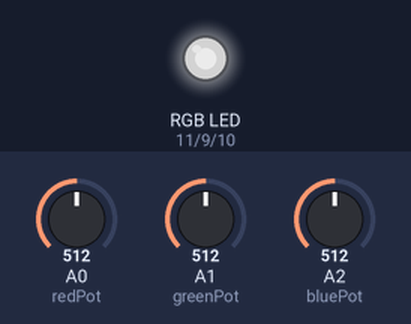
The sketch below on a simulated Arduino Uno, built with avr-gcc and run on an emulated ATmega328P. On the bench: an RGB LED mixed from three pins (HIGH = lit). Inputs (shaded band) come from the test bench; at power-on: A0 (redPot) = 512, A1 (greenPot) = 512, A2 (bluePot) = 512. Dim RGB values are drawn brighter than linear.

Above: at 1.2 s.
1.3 s: A0 (redPot) set to 716
At 1.6 s:
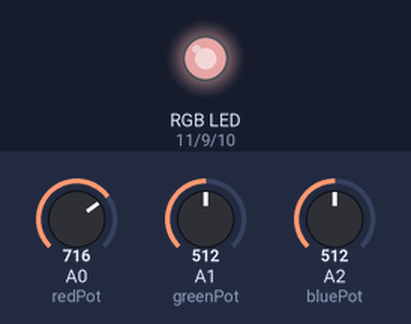
2.8 s: A1 (greenPot) set to 716
At 3.9 s:
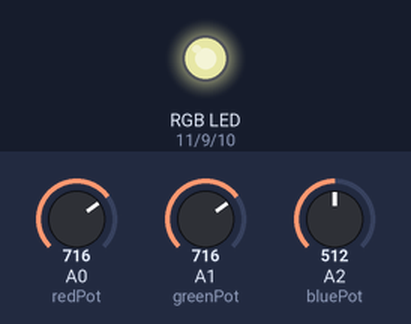
4.3 s: A2 (bluePot) set to 716
At 5.1 s:
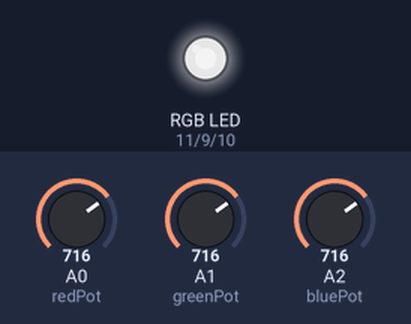
5.8 s: A0 (redPot) set to 900
At 6.2 s:
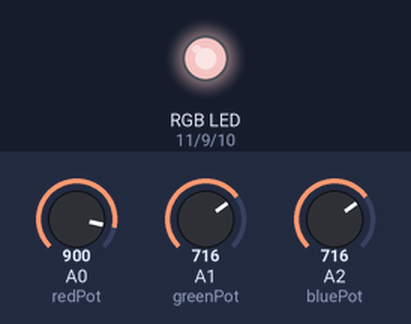
7.3 s: A1 (greenPot) set to 900
At 8.5 s:
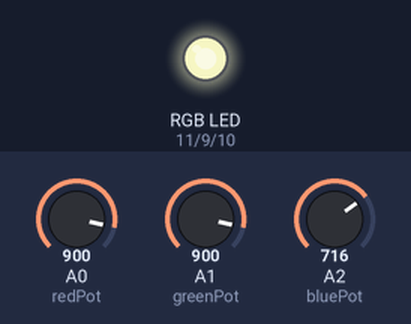
8.8 s: A2 (bluePot) set to 900
At 9.7 s:
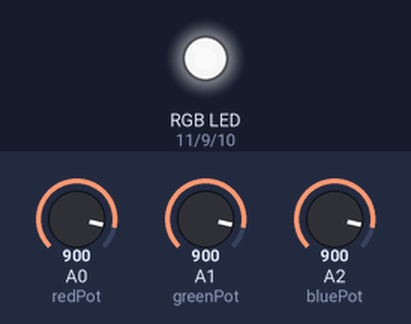
Timing chart, 0 to 11.3 s (numbered marks = the images above; inputs shaded):
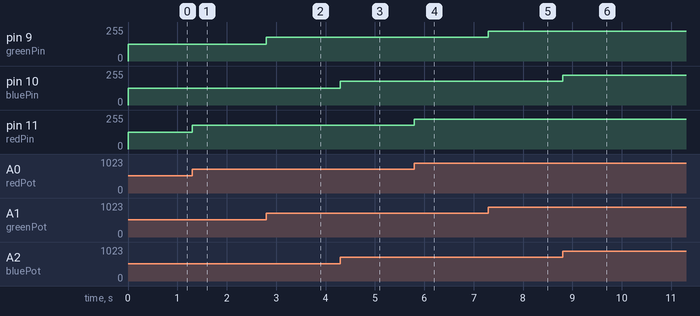

The sketch:

RGB_LED_with_3_potentiometers.ino
```cpp
//Project made by Iordache Bogdan Mihai

//output for RGB led - digital pins
const int redPin = 11;
const int bluePin = 10;
const int greenPin = 9;

//input from potentiometer - analog pins
const int redPot = A0;
const int greenPot = A1;
const int bluePot = A2;

//the value of the colors that will be changed during use
int redVal;
int greenVal;
int blueVal;

//setup pins
void setup() {
pinMode(redPin, OUTPUT);
pinMode(greenPin, OUTPUT);
pinMode(bluePin, OUTPUT);
pinMode(redPot, INPUT);
pinMode(bluePot, INPUT);
pinMode(greenPot, INPUT);
}

//main program
void loop() {

//here I read the value from the potentiometers
redVal = analogRead(redPot);
greenVal = analogRead(greenPot);
blueVal = analogRead(bluePot);

//here I map the value, because analogRead gives me value between 0 and 1023
//but the analogWrite wants value between 0 and 255
redVal = map(redVal, 0, 1023, 0, 255);
greenVal = map(greenVal, 0, 1023, 0, 255);
blueVal = map(blueVal, 0, 1023, 0, 255);

//here I give the value from potentiometers to RGB led
analogWrite(redPin, redVal);
analogWrite(greenPin, greenVal);
analogWrite(bluePin, blueVal);
}
```

Measured:
- after the input at 1.3 s, pin 11 (redPin): 127/255 → 178/255 at once
- after the input at 2.8 s, pin 9 (greenPin): 127/255 → 178/255 at once
- after the input at 4.3 s, pin 10 (bluePin): 127/255 → 178/255 at once
- after the input at 5.8 s, pin 11 (redPin): 178/255 → 224/255 at once
- after the input at 7.3 s, pin 9 (greenPin): 178/255 → 224/255 at once
- after the input at 8.8 s, pin 10 (bluePin): 178/255 → 224/255 at once
